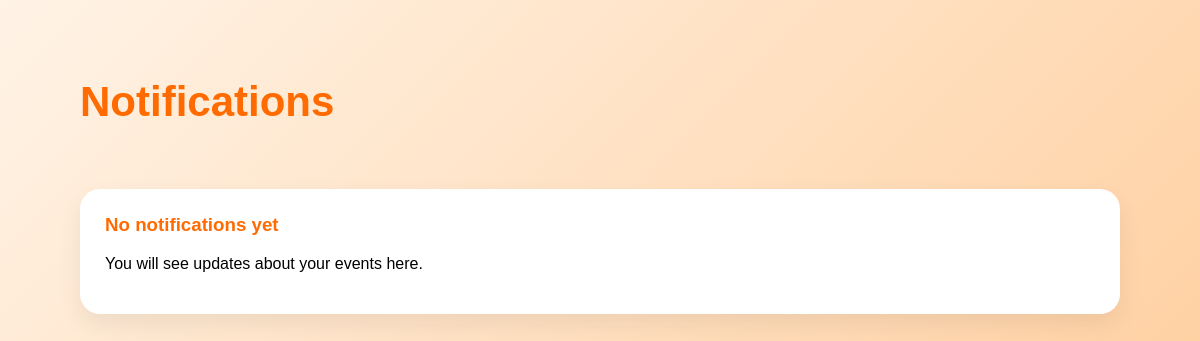
Page /notifications/ (signed in) on the earlier database version.
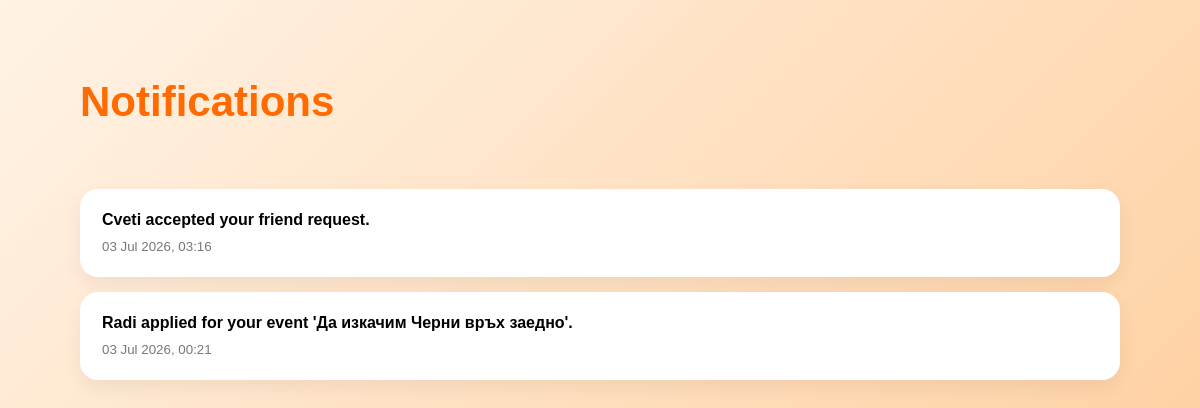
Same page on the later database version.
### notifications/models.py (models this page shows, shortened)
class Notification(models.Model):
    recipient = models.ForeignKey(
        User,
        on_delete=models.CASCADE,
        related_name="notifications"
    )
    message = models.TextField()
    is_read = models.BooleanField(default=False)
    created_at = models.DateTimeField(auto_now_add=True)

### notifications/views.py (the view)
# urls.py: path("", views.notifications_view, name="notifications"),
@login_required
def notifications_view(request):
    notifications = Notification.objects.filter(
        recipient=request.user
    ).order_by("-created_at")
    return render(request, "notifications/notifications.html", {
        "notifications": notifications
    })

### notifications/templates/notifications/notifications.html
{% extends "base.html" %}
{% block content %}
<div class="page-container">
    <div class="page-header">
        <h1>Notifications</h1>
    </div>
    {% for notification in notifications %}
        <div class="notification-card">
            <p>{{ notification.message }}</p>
            <small>
                {{ notification.created_at|date:"d M Y, H:i" }}
            </small>
        </div>
    {% empty %}
        <div class="event-card">
            <h3>No notifications yet</h3>
            <p>
                You will see updates about your events here.
            </p>
        </div>
    {% endfor %}
</div>
{% endblock %}

Differences in the rows shown:
added Notification: message "Cveti accepted your friend request.", created_at "03 Jul 2026, 03:16"
added Notification: message "Radi applied for your event 'Да изкачим Черни връх заедно'.", created_at "03 Jul 2026, 00:21"
Other differences:
text no longer shown: "No notifications yet You will see updates about your events here."
